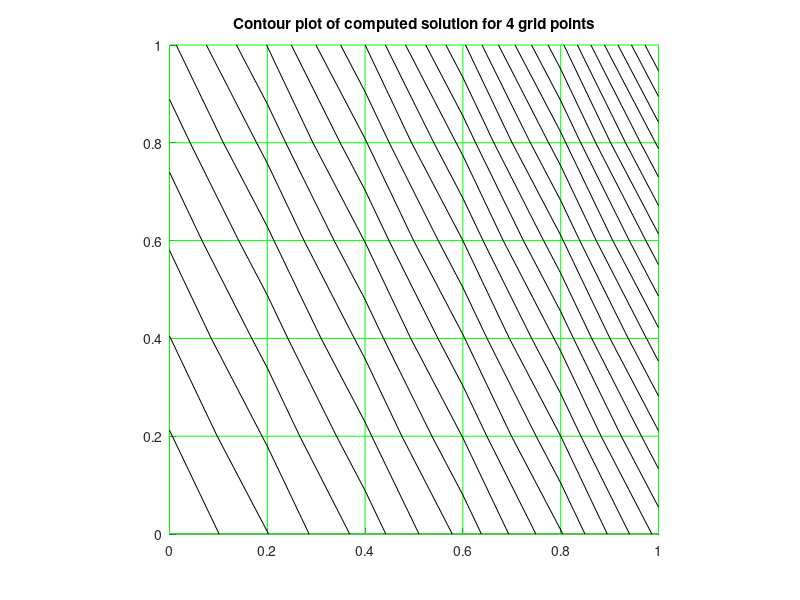
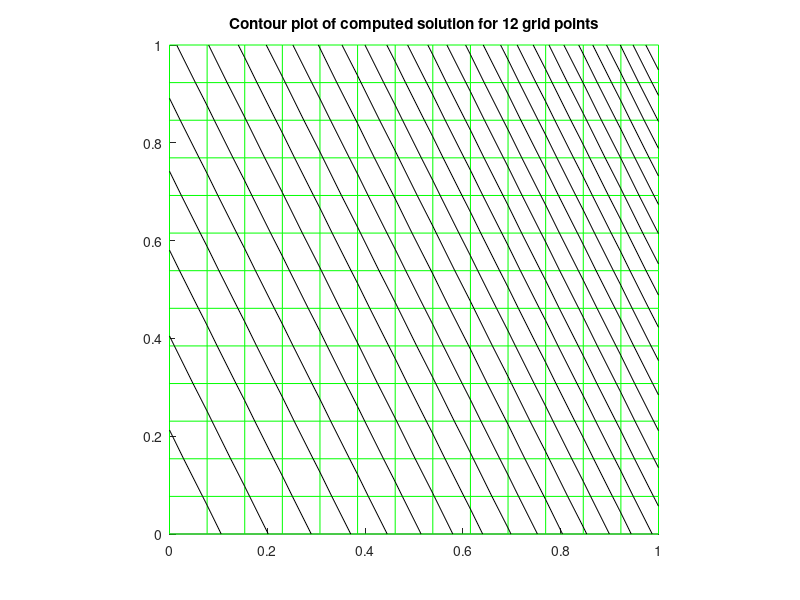
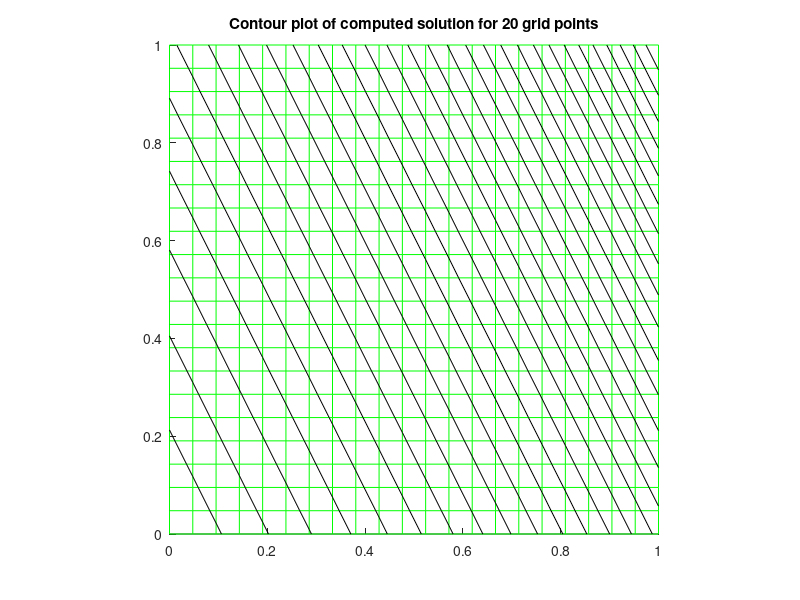
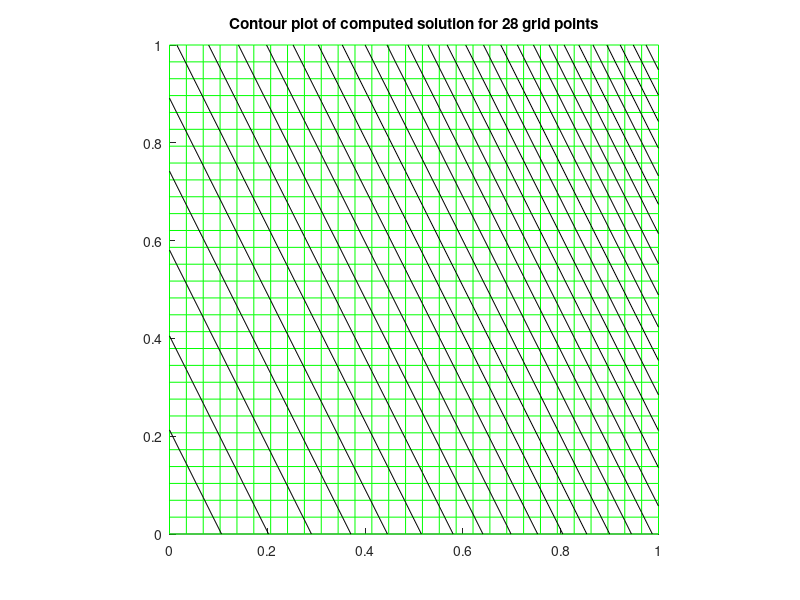

The MATLAB script that drew these images, in order:

% poisson2.m  -- solve the Poisson problem u_{xx} + u_{yy} = f(x,y)
% on [a,b] x [a,b].  
% 
% The 5-point Laplacian is used at interior grid points.
% This system of equations is then solved using backslash.
% 
% From  http://www.amath.washington.edu/~rjl/fdmbook/chapter3  (2007)
%% Problem 3.1.a
clear all
close all
count = 0;
fprintf('m   error\n')
for m = 4:8:48
count = count+1;
a = 0;  
b = 1; 
h = (b-a)/(m+1);
x = linspace(a,b,m+2);   % grid points x including boundaries
y = linspace(a,b,m+2);   % grid points y including boundaries


[X,Y] = meshgrid(x,y);      % 2d arrays of x,y values
X = X';                     % transpose so that X(i,j),Y(i,j) are
Y = Y';                     % coordinates of (i,j) point

Iint = 2:m+1;              % indices of interior points in x
Jint = 2:m+1;              % indices of interior points in y
Xint = X(Iint,Jint);       % interior points
Yint = Y(Iint,Jint);

f = @(x,y) 1.25*exp(x+y/2);         % f(x,y) function

rhs = f(Xint,Yint);  % evaluate f at interior points for right hand side
                           % rhs is modified below for boundary conditions.

utrue = exp(X+Y/2);        % true solution for test problem

% set boundary conditions around edges of usoln array:

usoln = utrue;              % use true solution for this test problem
                            % This sets full array, but only boundary values
                            % are used below.  For a problem where utrue
                            % is not known, would have to set each edge of
                            % usoln to the desired Dirichlet boundary values.


% adjust the rhs to include boundary terms:
rhs(:,1) = rhs(:,1) - usoln(Iint,1)/h^2;
rhs(:,m) = rhs(:,m) - usoln(Iint,m+2)/h^2;
rhs(1,:) = rhs(1,:) - usoln(1,Jint)/h^2;
rhs(m,:) = rhs(m,:) - usoln(m+2,Jint)/h^2;


% convert the 2d grid function rhs into a column vector for rhs of system:
F = reshape(rhs,m*m,1);

% form matrix A:
I = speye(m);
e = ones(m,1);
T = spdiags([e -4*e e],[-1 0 1],m,m);
S = spdiags([e e],[-1 1],m,m);
A = (kron(I,T) + kron(S,I)) / h^2;


% Solve the linear system:
uvec = A\F;  

% reshape vector solution uvec as a grid function and 
% insert this interior solution into usoln for plotting purposes:
% (recall boundary conditions in usoln are already set) 

usoln(Iint,Jint) = reshape(uvec,m,m);

% assuming true solution is known and stored in utrue:
err = max(max(abs(usoln-utrue)));   
%fprintf('grid size: %dx%d\n', m, m);
%fprintf('Error relative to true solution of PDE = %10.5e \n',err)
fprintf(' %d & %10.5e \\\\ \n', m, err);
% plot results:

figure(count)
hold on

% plot grid:
 plot(X,Y,'g');  plot(X',Y','g')

% plot solution:
contour(X,Y,usoln,30,'k')

axis([a b a b])
daspect([1 1 1])
name = sprintf('Contour plot of computed solution for %d grid points', m);
title(name)
hold off
end

%% Problem 3.1.b
clear all
count = 6;
count = count+1;
m = 4;
ax = 0;  
bx = 1;
ay = 0;
by = 2;
h = (bx-ax)/(m+1);
mx = (bx-ax)/h-1;
my = (by-ay)/h-1;

x = linspace(ax, bx, mx+2);  % grid points x including boundaries
y = linspace(ay, by, my+2);   % grid points y including boundaries


[X,Y] = meshgrid(x,y);      % 2d arrays of x,y values
X = X';                     % transpose so that X(i,j),Y(i,j) are
Y = Y';                     % coordinates of (i,j) point

Iint = 2:mx+1;              % indices of interior points in x
Jint = 2:my+1;              % indices of interior points in y
Xint = X(Iint,Jint);       % interior points
Yint = Y(Iint,Jint);

f = @(x,y) 1.25*exp(x+y/2);         % f(x,y) function

rhs = f(Xint,Yint);  % evaluate f at interior points for right hand side
                           % rhs is modified below for boundary conditions.

utrue = exp(X+Y/2);        % true solution for test problem

% set boundary conditions around edges of usoln array:

usoln = utrue;              % use true solution for this test problem
                            % This sets full array, but only boundary values
                            % are used below.  For a problem where utrue
                            % is not known, would have to set each edge of
                            % usoln to the desired Dirichlet boundary values.


% adjust the rhs to include boundary terms:
rhs(:,1) = rhs(:,1) - usoln(Iint,1)/h^2;
rhs(:,my) = rhs(:,my) - usoln(Iint,my+2)/h^2;
rhs(1,:) = rhs(1,:) - usoln(1,Jint)/h^2;
rhs(mx,:) = rhs(mx,:) - usoln(mx+2,Jint)/h^2;


% convert the 2d grid function rhs into a column vector for rhs of system:
F = reshape(rhs,mx*my,1);

% form matrix A:
Ix = speye(mx);
Iy = speye(my);
e = ones(my,1);
T = spdiags([e -4*e e],[-1 0 1],mx,mx);
S = spdiags([e e],[-1 1],my,my);
A = (kron(Iy,T) + kron(S,Ix)) / h^2;


% Solve the linear system:
uvec = A\F;  

% reshape vector solution uvec as a grid function and 
% insert this interior solution into usoln for plotting purposes:
% (recall boundary conditions in usoln are already set) 

usoln(Iint,Jint) = reshape(uvec,mx,my);

% assuming true solution is known and stored in utrue:
err = max(max(abs(usoln-utrue)));   
fprintf('grid size: %dx%d\n', mx, my);
fprintf('Error relative to true solution of PDE = %10.5e \n',err)

% plot results:

figure(count)
hold on

% plot grid:
 plot(X,Y,'g');  plot(X',Y','g')

% plot solution:
contour(X,Y,usoln,30,'k')

axis([ax bx ay by])
daspect([1 1 1])
name = sprintf('Contour plot of computed solution for %dx%d rectangular grid', mx, my);
title(name)
hold off

%% Problem 3.1.c
clear all
count = 7;
count = count+1;
mx = 8;
my = 9;
ax = 0;  
bx = 1;
ay = 0;
by = 2;
hx = (bx-ax)/(mx+1);
hy = (by-ay)/(my+1);

x = linspace(ax, bx, mx+2);  % grid points x including boundaries
y = linspace(ay, by, my+2);   % grid points y including boundaries


[X,Y] = meshgrid(x,y);      % 2d arrays of x,y values
X = X';                     % transpose so that X(i,j),Y(i,j) are
Y = Y';                     % coordinates of (i,j) point

Iint = 2:mx+1;              % indices of interior points in x
Jint = 2:my+1;              % indices of interior points in y
Xint = X(Iint,Jint);       % interior points
Yint = Y(Iint,Jint);

f = @(x,y) 1.25*exp(x+y/2);         % f(x,y) function

rhs = f(Xint,Yint);  % evaluate f at interior points for right hand side
                           % rhs is modified below for boundary conditions.

utrue = exp(X+Y/2);        % true solution for test problem

% set boundary conditions around edges of usoln array:

usoln = utrue;              % use true solution for this test problem
                            % This sets full array, but only boundary values
                            % are used below.  For a problem where utrue
                            % is not known, would have to set each edge of
                            % usoln to the desired Dirichlet boundary values.


% adjust the rhs to include boundary terms:
rhs(:,1) = rhs(:,1) - usoln(Iint,1)/hy^2;
rhs(:,my) = rhs(:,my) - usoln(Iint,my+2)/hy^2;
rhs(1,:) = rhs(1,:) - usoln(1,Jint)/hx^2;
rhs(mx,:) = rhs(mx,:) - usoln(mx+2,Jint)/hx^2;


% convert the 2d grid function rhs into a column vector for rhs of system:
F = reshape(rhs,mx*my,1);

% form matrix A:
Ix = speye(mx);
Iy = speye(my);
e = ones(my,1);
Tx = spdiags([e -2*e e],[-1 0 1],mx,mx);
Ty = spdiags([0*e -2*e 0*e],[-1 0 1],mx,mx);
S = spdiags([e e],[-1 1],my,my);
A = (kron(Iy,Tx)/hx^2 + kron(Iy,Ty)/hy^2 + kron(S,Ix)/hy^2) ;


% Solve the linear system:
uvec = A\F;  

% reshape vector solution uvec as a grid function and 
% insert this interior solution into usoln for plotting purposes:
% (recall boundary conditions in usoln are already set) 

usoln(Iint,Jint) = reshape(uvec,mx,my);

% assuming true solution is known and stored in utrue:
err = max(max(abs(usoln-utrue)));   
fprintf('grid size: %dx%d\n', mx, my);
fprintf('Error relative to true solution of PDE = %10.5e \n',err)

% plot results:

figure(count)
hold on

% plot grid:
 plot(X,Y,'g');  plot(X',Y','g')

% plot solution:
contour(X,Y,usoln,30,'k')

axis([ax bx ay by])
daspect([1 1 1])
name = sprintf('Contour plot of computed solution for %dx%d rectangular grid', mx, my);
title(name)
hold off
